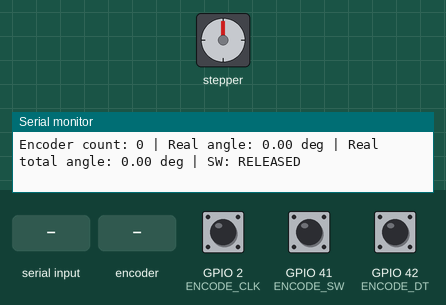
Simulated run of this sketch. Board: ESP32. Parts: stepper motor, the last lines printed to the serial monitor. Wiring (inferred from the names in the program): stepper motor driver (200 steps per turn assumed): step GPIO 39; direction GPIO 40. The inputs (shaded band) are chosen by the test bench; at power-on: GPIO 2 (ENCODE_CLK) HIGH, GPIO 41 (ENCODE_SW) HIGH, GPIO 42 (ENCODE_DT) HIGH.

Above: at 3.2 s.
3.3 s: "90\n" received over Serial
At 3.81 s:
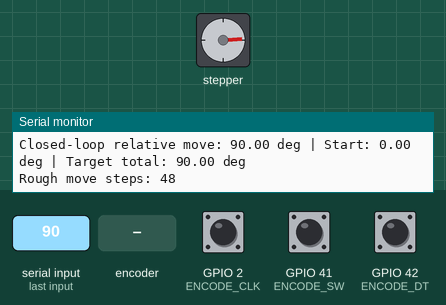
At 4.46 s:
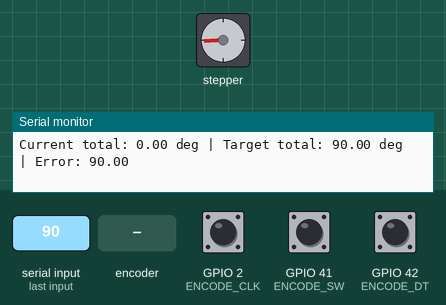
6.8 s: rotary encoder on GPIO 2 (ENCODE_CLK) / GPIO 42 (ENCODE_DT) turned 2 steps (second pin leading)
11.2 s: rotary encoder on GPIO 2 (ENCODE_CLK) / GPIO 42 (ENCODE_DT) turned 3 steps (first pin leading)
At 12.9 s:
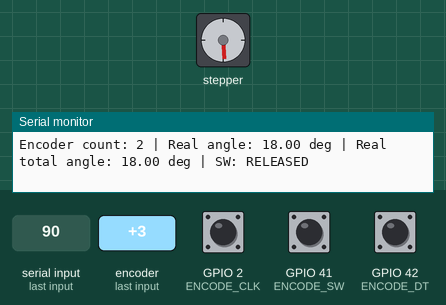
20.8 s: rotary encoder on GPIO 2 (ENCODE_CLK) / GPIO 42 (ENCODE_DT) turned 2 steps (second pin leading)
25.2 s: rotary encoder on GPIO 2 (ENCODE_CLK) / GPIO 42 (ENCODE_DT) turned 3 steps (first pin leading)
Timing chart, 0 to 30.8 s (numbered marks = the images above; inputs shaded):
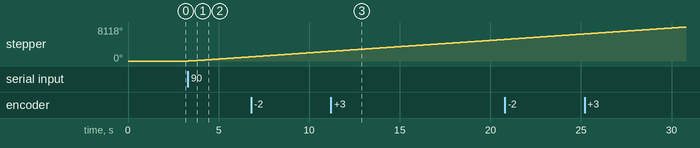

The sketch:

04_closed_loop_control.ino
```cpp
#include <math.h>

#define STEP_PIN 39
#define DIR_PIN 40

#define ENCODE_CLK 2
#define ENCODE_DT 42
#define ENCODE_SW 41

const float STEP_ANGLE = 1.8;
const int STEP_DELAY_US = 3000;

const float ENCODER_COUNTS_PER_REV = 40.0;
const float ENCODER_DEG_PER_COUNT = 360.0 / ENCODER_COUNTS_PER_REV;

// 编码器约 8.5°/count，所以允许误差不要设太小
const float ANGLE_TOLERANCE = 8.0;

const long MAX_CORRECTION_STEPS = 20000;

QueueHandle_t targetQueue;

volatile long encoderCount = 0;
volatile int lastCLK = 0;

bool isValidNumber(String s) {
  if (s.length() == 0) return false;

  char *endptr;
  strtof(s.c_str(), &endptr);

  return (*endptr == '\0');
}

void IRAM_ATTR encoderISR() {
  int clkValue = digitalRead(ENCODE_CLK);
  int dtValue = digitalRead(ENCODE_DT);

  if (lastCLK != clkValue) {
    lastCLK = clkValue;

    if (clkValue != dtValue) {
      encoderCount++;
    } else {
      encoderCount--;
    }
  }
}

float normalizeAngle(float angle) {
  float a = fmod(angle, 360.0);
  if (a < 0) a += 360.0;
  return a;
}

long getEncoderCount() {
  long countCopy;

  noInterrupts();
  countCopy = encoderCount;
  interrupts();

  return countCopy;
}

float getRealAngleTotal() {
  long countCopy = getEncoderCount();
  return countCopy * ENCODER_DEG_PER_COUNT;
}

void oneStep(bool dir) {
  digitalWrite(DIR_PIN, dir);
  delayMicroseconds(20);

  digitalWrite(STEP_PIN, HIGH);
  delayMicroseconds(STEP_DELAY_US);

  digitalWrite(STEP_PIN, LOW);
  delayMicroseconds(STEP_DELAY_US);
}

void moveSteps(bool dir, int steps) {
  for (int i = 0; i < steps; i++) {
    oneStep(dir);
  }
}

void serialTask(void *pvParameters) {
  while (true) {
    if (Serial.available()) {
      String input = Serial.readStringUntil('\n');
      input.trim();

      if (!isValidNumber(input)) {
        Serial.println("ERR: invalid number");
        continue;
      }

      float targetAngle = input.toFloat();

      if (targetAngle < -64800 || targetAngle > 64800) {
        Serial.println("ERR: range error");
        continue;
      }

      xQueueSend(targetQueue, &targetAngle, portMAX_DELAY);

      Serial.print("Queued target angle: ");
      Serial.println(targetAngle);
    }

    vTaskDelay(pdMS_TO_TICKS(10));
  }
}

void closedLoopTask(void *pvParameters) {
  float moveAngle;

  while (true) {
    if (xQueueReceive(targetQueue, &moveAngle, portMAX_DELAY)) {

      float startAngle = getRealAngleTotal();
      float targetAngle = startAngle + moveAngle;

      Serial.print("Closed-loop relative move: ");
      Serial.print(moveAngle);
      Serial.print(" deg | Start: ");
      Serial.print(startAngle);
      Serial.print(" deg | Target total: ");
      Serial.print(targetAngle);
      Serial.println(" deg");

      // 1. 先按步进电机理论角度粗走 95%
      bool roughDir = moveAngle >= 0;
      long roughSteps = lround(fabs(moveAngle) / STEP_ANGLE * 0.95);

      Serial.print("Rough move steps: ");
      Serial.println(roughSteps);

      for (long i = 0; i < roughSteps; i++) {
        oneStep(roughDir);

        if (i % 100 == 0) {
          vTaskDelay(1);
        }
      }

      delay(100);

      // 2. 再用编码器闭环补到目标
      long correctionSteps = 0;

      while (true) {
        float currentAngle = getRealAngleTotal();
        float err = targetAngle - currentAngle;

        if (fabs(err) <= ANGLE_TOLERANCE) {
          Serial.print("Arrived. Real total angle: ");
          Serial.print(currentAngle);
          Serial.print(" deg, error: ");
          Serial.print(err);
          Serial.println(" deg");
          break;
        }

        bool dir = err > 0;

        int stepBlock = 1;

        if (fabs(err) > 180) {
          stepBlock = 20;
        } else if (fabs(err) > 90) {
          stepBlock = 10;
        } else if (fabs(err) > 45) {
          stepBlock = 5;
        } else {
          stepBlock = 1;
        }

        moveSteps(dir, stepBlock);
        correctionSteps += stepBlock;

        if (correctionSteps >= MAX_CORRECTION_STEPS) {
          Serial.println("ERR: correction timeout / motor may be stuck");
          break;
        }

        if (correctionSteps % 50 == 0) {
          Serial.print("Current total: ");
          Serial.print(currentAngle);
          Serial.print(" deg | Target total: ");
          Serial.print(targetAngle);
          Serial.print(" deg | Error: ");
          Serial.println(err);
          vTaskDelay(1);
        }
      }
    }
  }
}

void statusTask(void *pvParameters) {
  while (true) {
    long encCopy = getEncoderCount();
    float realAngleTotal = encCopy * ENCODER_DEG_PER_COUNT;
    float realAngle360 = normalizeAngle(realAngleTotal);
    bool swState = digitalRead(ENCODE_SW);

    Serial.print("Encoder count: ");
    Serial.print(encCopy);

    Serial.print(" | Real angle: ");
    Serial.print(realAngle360);
    Serial.print(" deg");

    Serial.print(" | Real total angle: ");
    Serial.print(realAngleTotal);
    Serial.print(" deg");

    Serial.print(" | SW: ");
    Serial.println(swState == LOW ? "PRESSED" : "RELEASED");

    vTaskDelay(pdMS_TO_TICKS(1000));
  }
}

void setup() {
  Serial.begin(115200);
  delay(2000);

  Serial.println("Boot OK");

  pinMode(STEP_PIN, OUTPUT);
  pinMode(DIR_PIN, OUTPUT);

  digitalWrite(STEP_PIN, LOW);
  digitalWrite(DIR_PIN, LOW);

  pinMode(ENCODE_CLK, INPUT_PULLUP);
  pinMode(ENCODE_DT, INPUT_PULLUP);
  pinMode(ENCODE_SW, INPUT_PULLUP);

  lastCLK = digitalRead(ENCODE_CLK);
  attachInterrupt(digitalPinToInterrupt(ENCODE_CLK), encoderISR, CHANGE);

  targetQueue = xQueueCreate(10, sizeof(float));

  if (targetQueue == NULL) {
    Serial.println("ERR: queue create failed");
    while (true) delay(1000);
  }

  xTaskCreate(serialTask, "Serial Task", 4096, NULL, 1, NULL);
  xTaskCreate(closedLoopTask, "Closed Loop Task", 4096, NULL, 2, NULL);
  xTaskCreate(statusTask, "Status Task", 4096, NULL, 1, NULL);

  Serial.println("Input relative angle, e.g. 90 or -180");
}

void loop() {
  vTaskDelay(pdMS_TO_TICKS(1000));
}
```

Measured:
- after the input at 3.3 s, stepper: keeps turning clockwise at about 287°/s, starting at once
